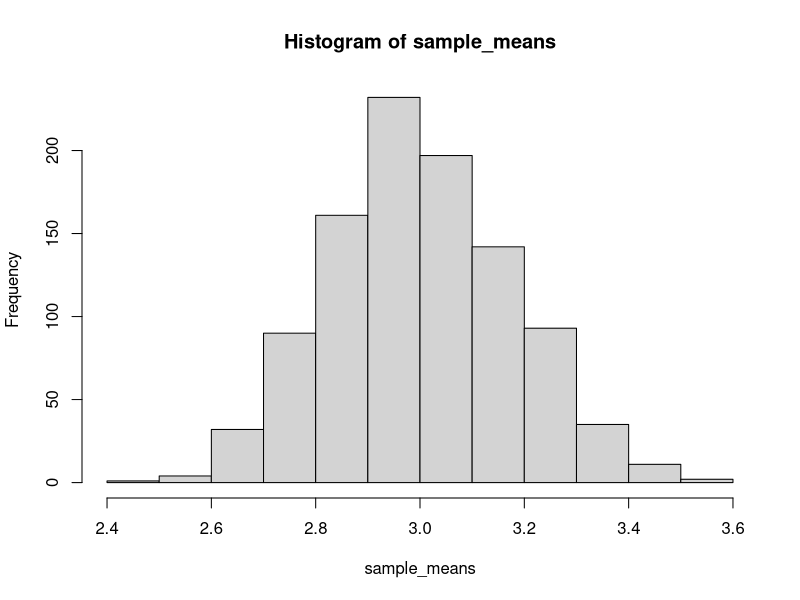

R code for this plot:
## ---- chunk 1
sample_size <- 100
number_of_simulations <- 1000

sample_means <- replicate(number_of_simulations, mean(rgamma(n = sample_size, shape = 3)))

hist(sample_means)
